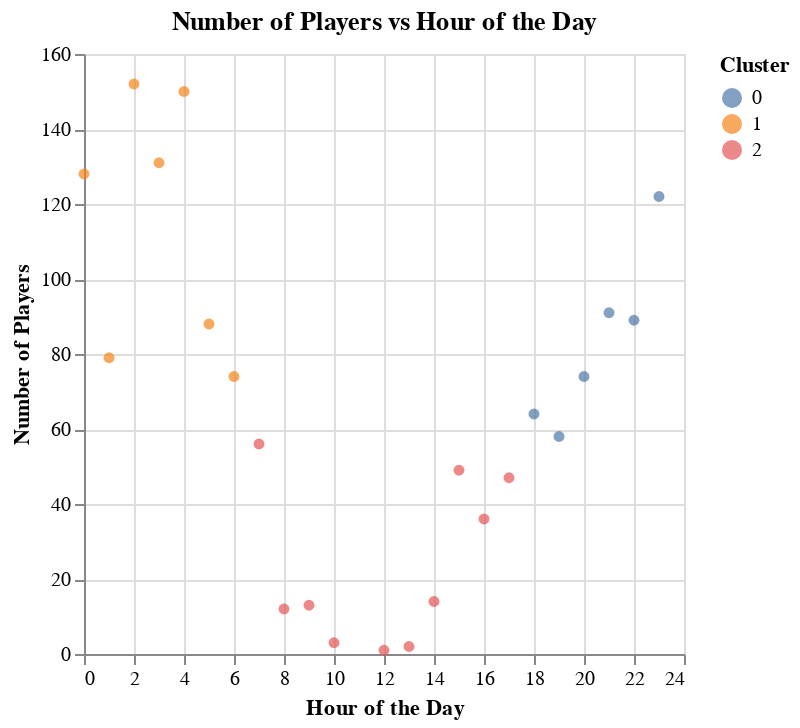

The notebook cell this image was saved under:
### Markdown cell above
Lastly, we created a new visualization that is colored accordingly to the three clusters.

### Code cell
# Preform clustering with 3 clusters
players_cluster_k3 = KMeans(n_clusters=3, random_state=1234)

# Create new pipeline
players_pipe = make_pipeline(players_preprocessor, players_cluster_k3).fit(start_hour_data)

# Assign clusters
clustered_players = start_hour_data.assign(
    cluster=players_pipe[1].labels_
)

# Visualization
players_cluster_plot = alt.Chart(clustered_players).mark_circle().encode(
    x=alt.X('start_hour').title('Hour of the Day'),
    y=alt.Y('count').title('Number of Players'),
    color=alt.Color('cluster:N').title('Cluster'),
).properties(title='Number of Players vs Hour of the Day')

# Display plots and figure titles 
display(players_cluster_plot)
display(Markdown("**Figure 2.2:** Clustering of session start times based on number of players active."))

### Figure 1 — Vega specification as saved in the notebook (floating-point values rounded to 4 significant figures)
{"$schema": "https://vega.github.io/schema/vega/v5.json", "data": [{"name": "source_0", "values": [{"cluster": 1, "count": 152, "start_hour": 2}, {"cluster": 1, "count": 150, "start_hour": 4}, {"cluster": 1, "count": 131, "start_hour": 3}, {"cluster": 1, "count": 128, "start_hour": 0}, {"cluster": 0, "count": 122, "start_hour": 23}, {"cluster": 0, "count": 91, "start_hour": 21}, {"cluster": 0, "count": 89, "start_hour": 22}, {"cluster": 1, "count": 88, "start_hour": 5}, {"cluster": 1, "count": 79, "start_hour": 1}, {"cluster": 0, "count": 74, "start_hour": 20}, {"cluster": 1, "count": 74, "start_hour": 6}, {"cluster": 0, "count": 64, "start_hour": 18}, {"cluster": 0, "count": 58, "start_hour": 19}, {"cluster": 2, "count": 56, "start_hour": 7}, {"cluster": 2, "count": 49, "start_hour": 15}, {"cluster": 2, "count": 47, "start_hour": 17}, {"cluster": 2, "count": 36, "start_hour": 16}, {"cluster": 2, "count": 14, "start_hour": 14}, {"cluster": 2, "count": 13, "start_hour": 9}, {"cluster": 2, "count": 12, "start_hour": 8}, {"cluster": 2, "count": 3, "start_hour": 10}, {"cluster": 2, "count": 2, "start_hour": 13}, {"cluster": 2, "count": 1, "start_hour": 12}]}, {"name": "source_0_x_domain_start_hour", "values": [{"min": 0, "max": 23}]}, {"name": "source_0_y_domain_count", "values": [{"min": 1, "max": 152}]}, {"name": "source_0_color_domain_cluster", "values": [{"cluster": 1}, {"cluster": 0}, {"cluster": 2}]}], "marks": [{"type": "symbol", "name": "marks", "from": {"data": "source_0"}, "encode": {"update": {"x": {"field": "start_hour", "scale": "x"}, "shape": {"value": "circle"}, "fill": {"field": "cluster", "scale": "color"}, "y": {"field": "count", "scale": "y"}, "opacity": {"value": 0.7}}}, "style": ["circle"]}], "scales": [{"name": "x", "type": "linear", "domain": [{"signal": "(data(\"source_0_x_domain_start_hour\")[0] || {}).min"}, {"signal": "(data(\"source_0_x_domain_start_hour\")[0] || {}).max"}], "range": [0, {"signal": "width"}], "nice": true, "zero": true}, {"name": "y", "type": "linear", "domain": [{"signal": "(data(\"source_0_y_domain_count\")[0] || {}).min"}, {"signal": "(data(\"source_0_y_domain_count\")[0] || {}).max"}], "range": [{"signal": "height"}, 0], "nice": true, "zero": true}, {"name": "color", "type": "ordinal", "domain": {"data": "source_0_color_domain_cluster", "field": "cluster", "sort": true}, "range": "category"}], "axes": [{"scale": "x", "tickCount": {"signal": "ceil(width/40)"}, "ticks": false, "zindex": 0, "orient": "bottom", "grid": true, "labels": false, "maxExtent": 0, "minExtent": 0, "gridScale": "y", "domain": false, "aria": false}, {"scale": "y", "labels": false, "maxExtent": 0, "aria": false, "grid": true, "domain": false, "tickCount": {"signal": "ceil(height/40)"}, "orient": "left", "gridScale": "x", "minExtent": 0, "ticks": false, "zindex": 0}, {"scale": "x", "labelOverlap": true, "tickCount": {"signal": "ceil(width/40)"}, "zindex": 0, "grid": false, "labelFlush": true, "orient": "bottom", "title": "Hour of the Day"}, {"scale": "y", "title": "Number of Players", "labelOverlap": true, "zindex": 0, "tickCount": {"signal": "ceil(height/40)"}, "orient": "left", "grid": false}], "title": {"text": "Number of Players vs Hour of the Day", "frame": "group"}, "width": 300, "background": "white", "padding": 5, "height": 300, "style": "cell", "legends": [{"title": "Cluster", "fill": "color", "symbolType": "circle", "encode": {"symbols": {"update": {"opacity": {"value": 0.7}}}}}]}
